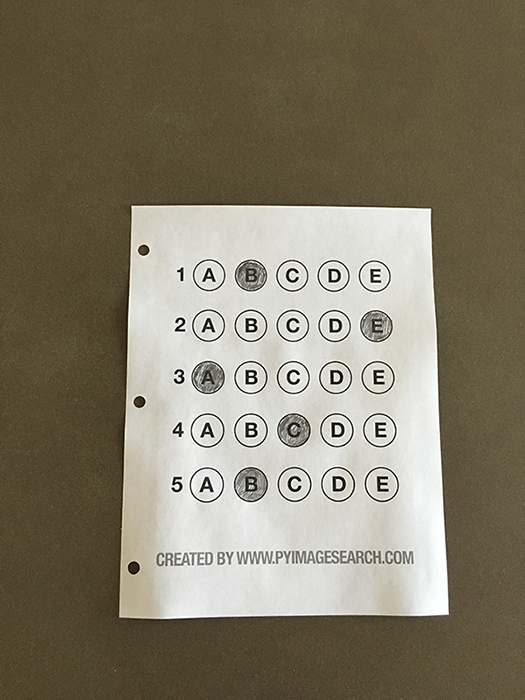
#> input picture data/omr_test_01.png, 525 x 700 px
$ jupyter execute --allow-errors Untitled-1.ipynb
#> lines starting #> are read from the running program, lines starting #| are printed output that depends on the picture; after the words box and inside, x2 and y2 are one past the last pixel; in counts of white or black regions, pixels touching at a corner belong together
[cell 1]
# import the necessary packages
from imutils.perspective import four_point_transform
from imutils import contours
import numpy as np
import argparse
import imutils
import cv2
# construct the argument parse and parse the arguments
ap = argparse.ArgumentParser()
ap.add_argument("-i", "--image", required=True,
	help="C://Users//Sub Zero//Downloads//omr_test_01.png")
args = vars(ap.parse_args())
# define the answer key which maps the question number
# to the correct answer
ANSWER_KEY = {0: 1, 1: 4, 2: 0, 3: 3, 4: 1}

[cell 2]
# load the image, convert it to grayscale, blur it
# slightly, then find edges
image = cv2.imread(args["image"])
#> image is the input picture: shape (700, 525, 3); mean B, G, R 104.7, 123.2, 130.7
gray = cv2.cvtColor(image, cv2.COLOR_BGR2GRAY)
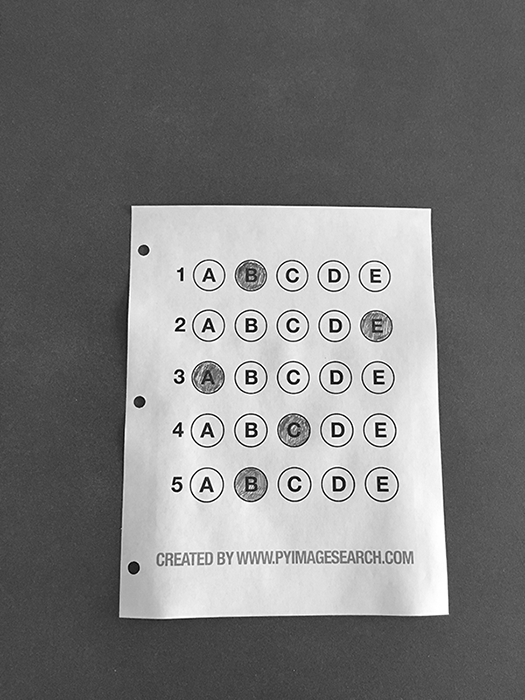
#> gray: shape (700, 525); min 0, max 255, mean 123.4
blurred = cv2.GaussianBlur(gray, (5, 5), 0)
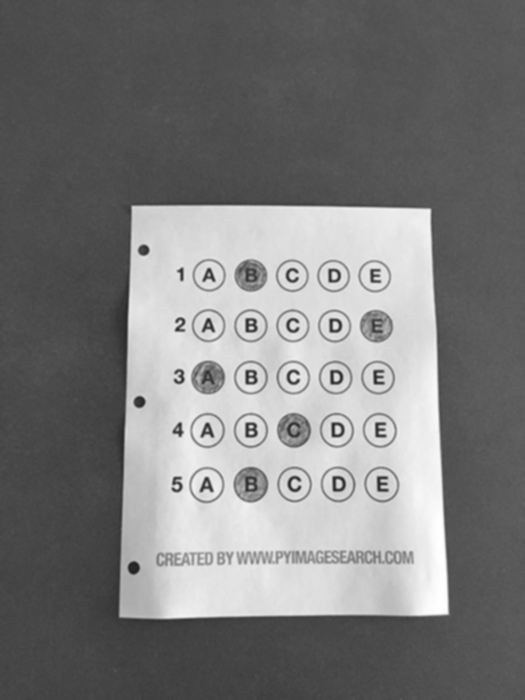
#> blurred: shape (700, 525); min 34, max 255, mean 123.4
edged = cv2.Canny(blurred, 75, 200)
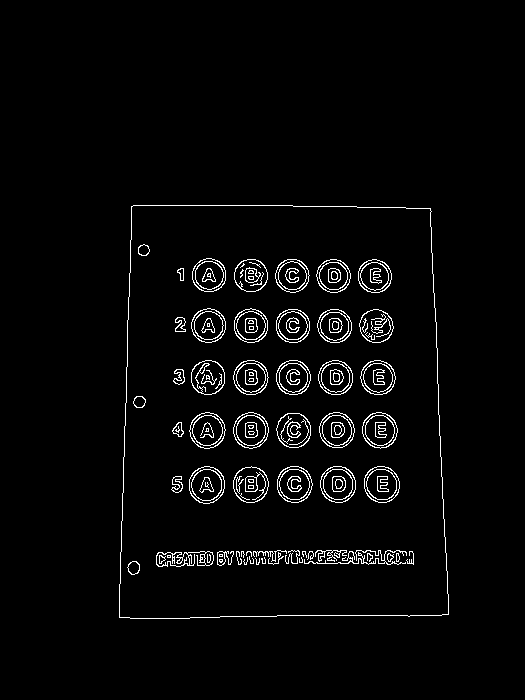
#> edged: shape (700, 525); 2.9% white in thin lines or dots, all inside (x1, y1, x2, y2) = (119, 205, 449, 619)

[cell 3]
# find contours in the edge map, then initialize
# the contour that corresponds to the document
cnts = cv2.findContours(edged.copy(), cv2.RETR_EXTERNAL,
	cv2.CHAIN_APPROX_SIMPLE)
#> cnts = 1 contour; box (x1, y1, x2, y2) and area: (119, 205, 449, 619) 128732
cnts = imutils.grab_contours(cnts)
docCnt = None
# ensure that at least one contour was found
if len(cnts) > 0:
	# sort the contours according to their size in
	# descending order
	cnts = sorted(cnts, key=cv2.contourArea, reverse=True)
	# loop over the sorted contours
	for c in cnts:
		# approximate the contour
		peri = cv2.arcLength(c, True)
		approx = cv2.approxPolyDP(c, 0.02 * peri, True)
		# if our approximated contour has four points,
		# then we can assume we have found the paper
		if len(approx) == 4:
			docCnt = approx
			break
#> this loop made 1 pass
#> (peri, docCnt) on pass 1: (1462.8, [[131, 206], [119, 617], [448, 614], [430, 208]])

[cell 4]
# apply a four point perspective transform to both the
# original image and grayscale image to obtain a top-down
# birds eye view of the paper
paper = four_point_transform(image, docCnt.reshape(4, 2))
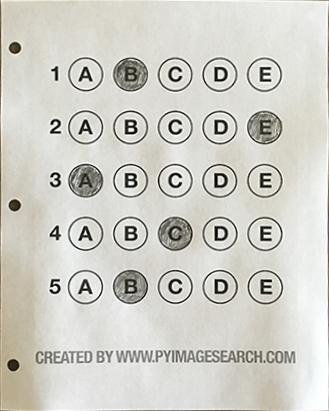
#> paper: shape (411, 329, 3); mean B, G, R 199.6, 206.8, 207.7
warped = four_point_transform(gray, docCnt.reshape(4, 2))
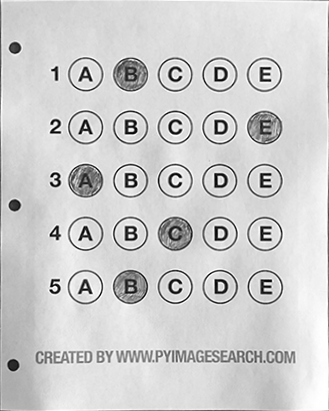
#> warped: shape (411, 329); min 0, max 255, mean 206.3

[cell 5]
# apply Otsu's thresholding method to binarize the warped
# piece of paper
thresh = cv2.threshold(warped, 0, 255,
	cv2.THRESH_BINARY_INV | cv2.THRESH_OTSU)[1]
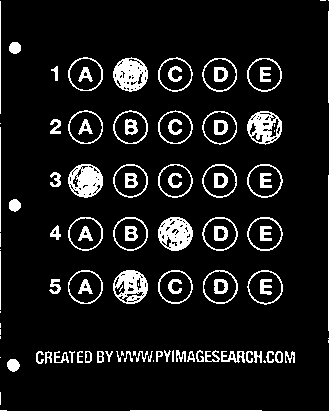
#> thresh: shape (411, 329); 9.5% white; 107 white regions (23 under 20 px)

[cell 6]
# find contours in the thresholded image, then initialize
# the list of contours that correspond to questions
cnts = cv2.findContours(thresh.copy(), cv2.RETR_EXTERNAL,
	cv2.CHAIN_APPROX_SIMPLE)
#> cnts = 82 contours, 32 with area under 20; largest, box (x1, y1, x2, y2) and area: (247, 270, 283, 305) 910, (247, 217, 283, 251) 905, (203, 270, 238, 304) 901, (68, 270, 103, 304) 901, (202, 217, 238, 251) 900
cnts = imutils.grab_contours(cnts)
questionCnts = []
# loop over the contours
for c in cnts:
	# compute the bounding box of the contour, then use the
	# bounding box to derive the aspect ratio
	(x, y, w, h) = cv2.boundingRect(c)
	ar = w / float(h)
	# in order to label the contour as a question, region
	# should be sufficiently wide, sufficiently tall, and
	# have an aspect ratio approximately equal to 1
	if w >= 20 and h >= 20 and ar >= 0.9 and ar <= 1.1:
		questionCnts.append(c)
#> this loop made 82 passes
#> (x, y, w, h, ar) on passes 4, 6, 7, 8, 9, 10, 11, 12, 13, 14, 15, 16: (263, 360, 3, 3, 1), (7, 359, 13, 13, 1), (0, 357, 1, 1, 1), (285, 351, 10, 12, 0.833), (275, 351, 8, 12, 0.667), (266, 351, 8, 12, 0.667), (254, 351, 8, 12, 0.667), (246, 351, 7, 12, 0.583), (221, 351, 24, 12, 2), (187, 351, 8, 11, 0.727), (156, 351, 7, 11, 0.636), (148, 351, 5, 11, 0.455)
#> (c, x, y, w, h, ar) on passes 1, 2, 3, 5, 33, 35: ([[130, 410], [261, 410]], 130, 410, 132, 1, 132), ([[0, 410], [6, 410]], 0, 410, 7, 1, 7), ([[0, 392], [0, 404]], 0, 392, 1, 13, 0.0769), ([[153, 360], [153, 361]], 153, 360, 1, 2, 0.5), ([[173, 350], [172, 351], [172, 361], [173, 361]], 172, 350, 2, 12, 0.167), ([[328, 340], [328, 342]], 328, 340, 1, 3, 0.333)
#> after the loop, questionCnts = 25 contours; largest, box (x1, y1, x2, y2) and area: (247, 270, 283, 305) 910, (247, 217, 283, 251) 905, (203, 270, 238, 304) 901, (68, 270, 103, 304) 901, (202, 217, 238, 251) 900

[cell 7]
# sort the question contours top-to-bottom, then initialize
# the total number of correct answers
questionCnts = contours.sort_contours(questionCnts,
	method="top-to-bottom")[0]
#> questionCnts = 25 contours; largest, box (x1, y1, x2, y2) and area: (247, 270, 283, 305) 910, (247, 217, 283, 251) 905, (203, 270, 238, 304) 901, (68, 270, 103, 304) 901, (247, 164, 283, 198) 900
correct = 0
# each question has 5 possible answers, to loop over the
# question in batches of 5
for (q, i) in enumerate(np.arange(0, len(questionCnts), 5)):
	# sort the contours for the current question from
	# left to right, then initialize the index of the
	# bubbled answer
	cnts = contours.sort_contours(questionCnts[i:i + 5])[0]
	bubbled = None
#> this loop made 5 passes
#> i on passes 1 to 5: 0, 5, 10, 15, 20

#> (a cell that did not finish here is left out)

#> (a cell that did not finish here is left out)

[cell 10]
# grab the test taker
score = (correct / 5.0) * 100
print("[INFO] score: {:.2f}%".format(score))
cv2.putText(paper, "{:.2f}%".format(score), (10, 30),
	cv2.FONT_HERSHEY_SIMPLEX, 0.9, (0, 0, 255), 2)
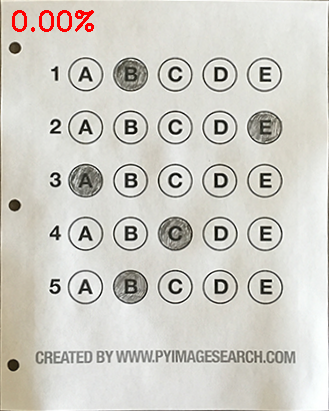
#> paper: shape (411, 329, 3); 0.52% of pixels changed, all inside (x1, y1, x2, y2) = (12, 10, 94, 32)
cv2.imshow("Original", image)
cv2.imshow("Exam", paper)
cv2.waitKey(0)
